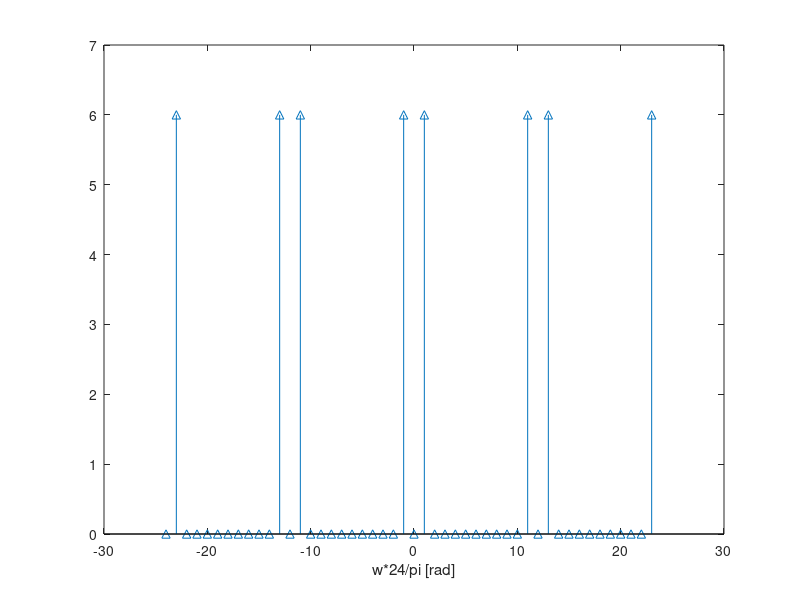
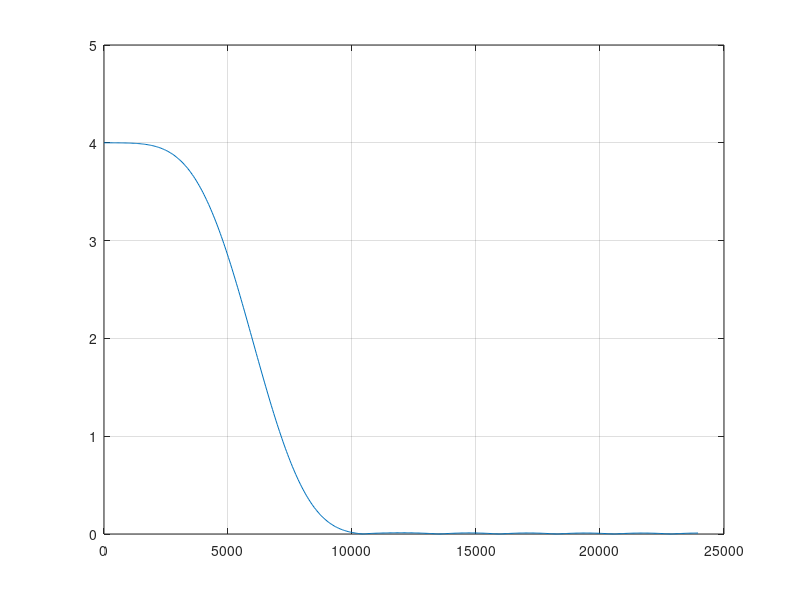
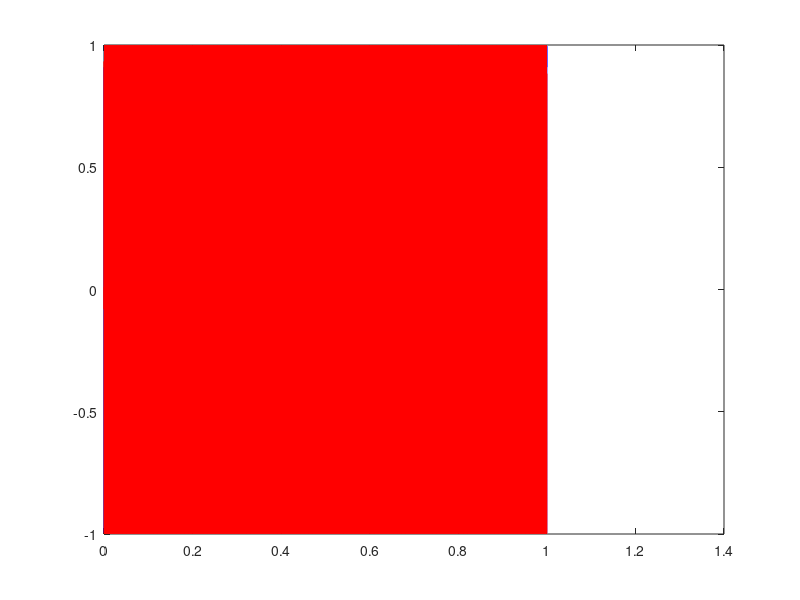

Source code (MATLAB) for these figures, in order:
clear, close all
%% a)
clc
n=0:12000;
x=sin(pi*n/6+2); % calculado teoricamente com f0/fs dentro do sin
% resultando em N=12;
soundsc(x,12e3)
%%
xd=x(1:3:end);
soundsc(xd,12e3)
%%
soundsc(xd,4e3)
%%
xe=upsample(x,4);
soundsc(xe,48e3)
%%
X=fft(xe(1:48)); % periodo 48
k=-24:23;
w=2*pi*k/48;
figure;
stem(w*24/pi,abs(fftshift(X)),'^')
xlabel('w*24/pi [rad]')
%%
h=4*fir1(20,1/4);
[H,w]=freqz(h,1);
figure;
plot(w*24e3/pi,abs(H)),grid
%%
ye=filter(h,1,xe);
soundsc(ye,48e3)
%%
figure;
plot((1:length(x))/12e3,x,'b',(1:length(ye))/48e3,ye,'r')
% fazer zoom, no eixo y =1
